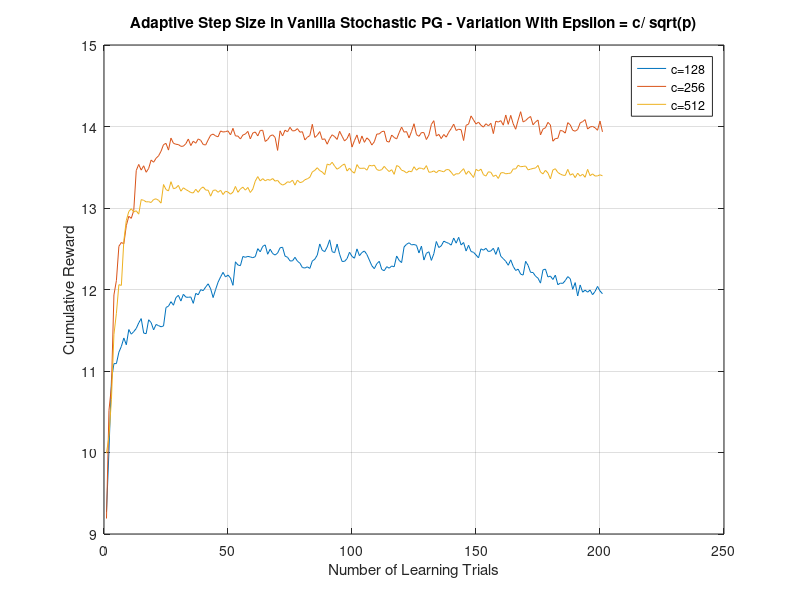

The MATLAB script that drew this image:
load('All Results SPG Toy MDP.mat')
plot([1:201], Cum_Rwd_Epsilon{1,1},[1:201], Cum_Rwd_Epsilon{2,1},[1:201], Cum_Rwd_Epsilon{3,1})
legend('c=128', 'c=256', 'c=512')
xlabel('Number of Learning Trials')
ylabel('Cumulative Reward')
title('Adaptive Step Size in Vanilla Stochastic PG - Variation With Epsilon = c/ sqrt(p)')
grid on